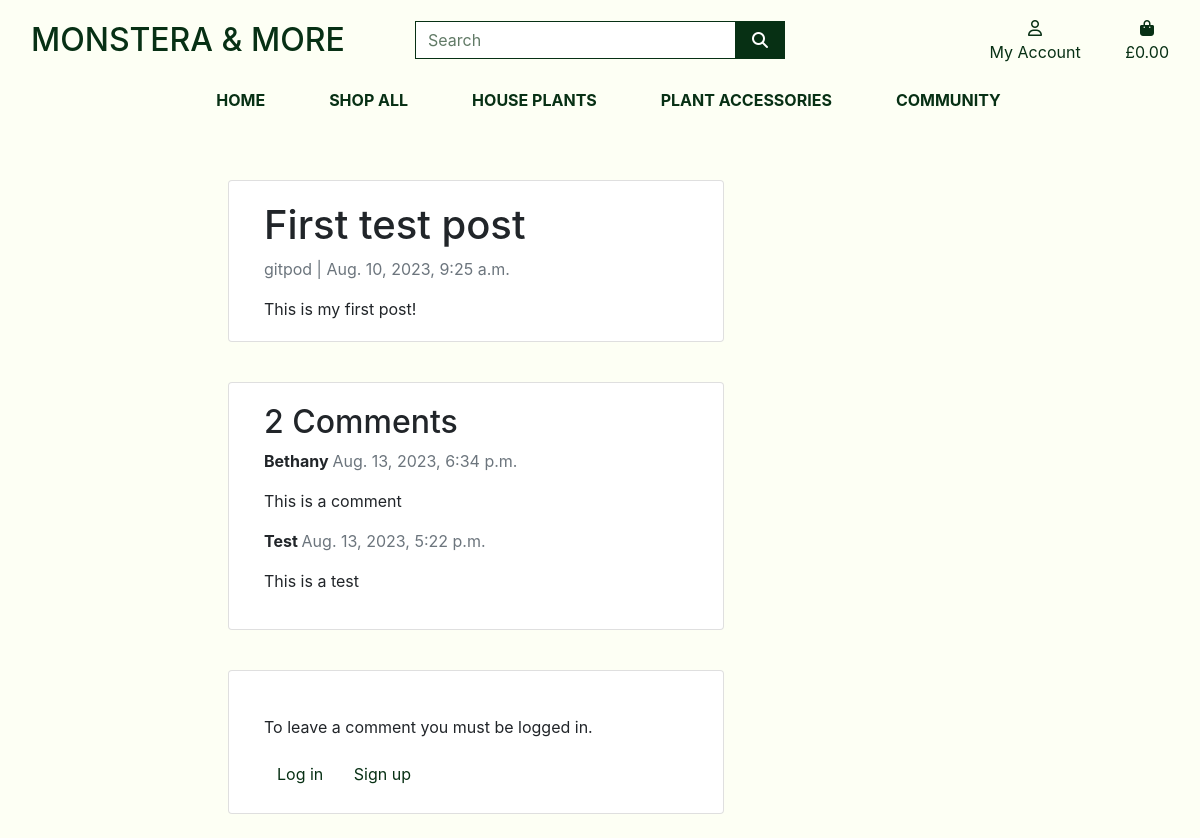
Page /blog/first-test-post/ on the earlier database version.
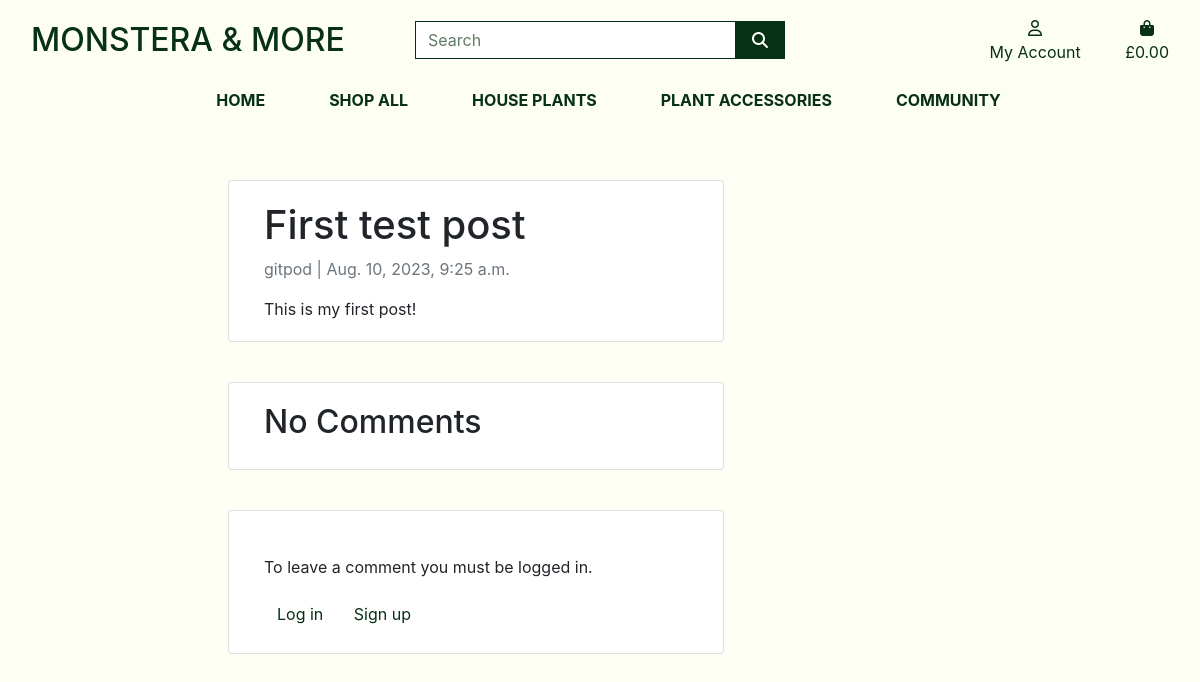
Same page on the later database version.
### blog/models.py (models this page shows, shortened)
class Comment(models.Model):
    post = models.ForeignKey(Post, on_delete=models.CASCADE, related_name='comments', default=False)
    name = models.CharField(max_length=80, default="")
    user_id = models.ForeignKey(User, null=True,
                                blank=True, on_delete=models.SET_NULL)
    email = models.EmailField(default="")
    body = models.TextField(null=False, blank=False, default="")
    created_on = models.DateTimeField(auto_now_add=True)
    active = models.BooleanField(default=False)
    class Meta:
        ordering = ['created_on']

### blog/views.py (the view)
# urls.py: path('<slug:slug>/', views.PostDetail, name='post_detail'),
def PostDetail(request, slug):
    template_name = "blog/post_detail.html"
    post = get_object_or_404(Post, slug=slug)
    comments = post.comments.filter(active=True).order_by("-created_on")
    new_comment = None
    if request.method == "POST":
        comment_form = CommentForm(data=request.POST)
        if comment_form.is_valid():
            new_comment = comment_form.save(commit=False)
            new_comment.post = post
            new_comment.save()
    else:
        comment_form = CommentForm()
    return render(
        request,
        template_name,
        {
            "post": post,
            "comments": comments,
            "new_comment": new_comment,
            "comment_form": comment_form,
        },
    )

### blog/forms.py
class CommentForm(forms.ModelForm):
    class Meta:
        model = Comment
        fields = ('name', 'email', 'body')

### bag/contexts.py (called while the page is built, shortened)
def bag_contents(request):
    bag_items = []
    total = 0
    product_count = 0
    bag = request.session.get('bag', {})
    if total < settings.FREE_DELIVERY_THRESHOLD:
        delivery = total * Decimal(settings.STANDARD_DELIVERY_PERCENTAGE / 100)
        free_delivery_delta = settings.FREE_DELIVERY_THRESHOLD - total
    else:
        delivery = 0
        free_delivery_delta = 0
    grand_total = delivery + total
    context = {
        'bag_items': bag_items,
        'total': total,
        'product_count': product_count,
        'delivery': delivery,
        'free_delivery_delta': free_delivery_delta,
        'free_delivery_threshold': settings.FREE_DELIVERY_THRESHOLD,
        'grand_total': grand_total,
    }
    return context

### blog/templates/blog/post_detail.html (shortened to what this page needs)
{% extends "base.html" %}
{% load static %}
{% block page_header %}
<div class="container header-container">
</div>
{% endblock %}
{% block content %}
<div class="container">
  <div class="container">
    <div class="row">
      <div class="col-md-8 card mb-4  mt-3 left  top">
        <div class="card-body">
          <h1>{% block title %} {{ post.title }} {% endblock title %}</h1>
          <p class=" text-muted">{{ post.author }} | {{ post.created_on }}</p>
          <p class="card-text ">{{ post.content | safe }}</p>
        </div>
      </div>
      <div class="col-md-8 card mb-4  mt-3 ">
        <div class="card-body">
          {% if comments.count == 0 %}
            <h2>No Comments</h2>
          {% elif comments.count >= 2 %}
            <h2>{{ comments.count }} Comments</h2>
          {% else %}
            <h2>{{ comments.count }} Comment</h2>
          {% endif %}
          {% for comment in comments %}
          <div class="comments">
            <p class="font-weight-bold">
              {{ comment.name }}
              <span class=" text-muted font-weight-normal">
                {{ comment.created_on }}
              </span>
            </p>
            {{ comment.body | linebreaks }}
          </div>
          {% endfor %}
        </div>
      </div>
      <div class="col-md-8 card mb-4  mt-3 ">
        <div class="card-body">
          {% if user.is_authenticated %}
            {% if new_comment %}
              <div class="alert alert-success" role="alert">
              Your comment has been submitted and is awaiting approval. Check back soon.
              </div>
            {% else %}
              <h3>Leave a comment</h3>
              <form method="post" action="{% url 'post_detail' post.slug %}">
              {{ comment_form | crispy }}
              {% csrf_token %}
              <button class="btn btn-black rounded-0 btn-lg text-uppercase" type="submit" aria-label="Submit a comment button">Submit<span class="icon">
                <i class="fa-solid fa-plus"></i>
            </span></button>
              </form>
            {% endif %}
          {% else %}
          <div class="mt-4">
            <p>To leave a comment you must be logged in. </p>
            <a class="btn btn-outline-black rounded-0" href="{% url 'account_login' %}">Log in</a>
            <a class="btn btn-outline-black rounded-0" href="{% url 'account_signup' %}">Sign up</a>
          </div>
          {% endif %}
        </div>
      </div>
    </div>
  </div>
  {% endblock %}

Differences in the rows shown:
removed Comment: name "Bethany", created_on "Aug. 13, 2023, 6:34 p.m.", body "This is a comment"
removed Comment: name "Test", created_on "Aug. 13, 2023, 5:22 p.m.", body "This is a test"
Other differences:
{{ comments.count }}: "2" → (not shown)
text no longer shown: "Comments"
text now shown: "No Comments"
